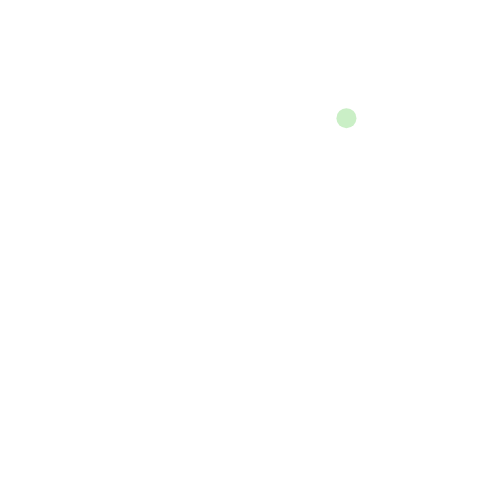
Frame 1 (no input)
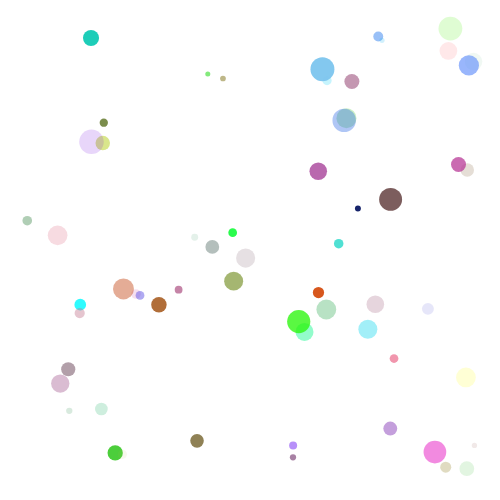
Frame 60 (no input)
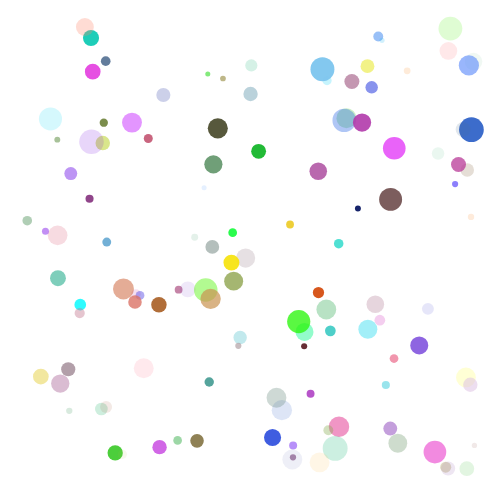
Frame 120 (the mouse pressed at the canvas centre since frame 60)

The p5.js sketch that drew these frames (run headless with seeded random() and noise() and a simulated clock; from frame 60 on, the mouse is pressed at the canvas centre):

// p5.js sketch
// ── sketch.js
function setup() {
  createCanvas(500, 500);

  // no strokes on our shapes
  noStroke();
}

function draw() {
  // pick a random spot on the screen
  // note that we are adding in a bit of a "margin" to the screen here
  // so that ellipses are not partically drawn along the edges of the screen
  let xPos = random(25, width-25);
  let yPos = random(25, height-25);

  // also pick a random size for this ellipse
  let size = random(5,25);

  // also pick some random colors for this ellipse
  let r = random(255);
  let g = random(255);
  let b = random(255);

  // transparency (we want all ellipses to be visible so the range changes a bit)
  let a = random(25,255);

  // set up our new color
  fill(r,g,b,a);

  // draw an ellipse here
  ellipse(xPos, yPos, size, size);
}
